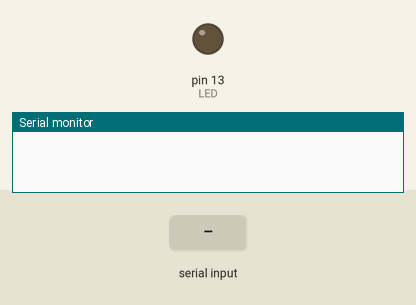
A sketch run on a simulated Arduino Uno, built with avr-gcc and run on an emulated ATmega328P. On the bench: output pins drawn as LEDs (lit = HIGH), the last lines printed to the serial monitor. The test bench sets the inputs (shaded band).

Above: at 1.2 s.
1.3 s: "B" received over the second serial link
At 2.5 s:
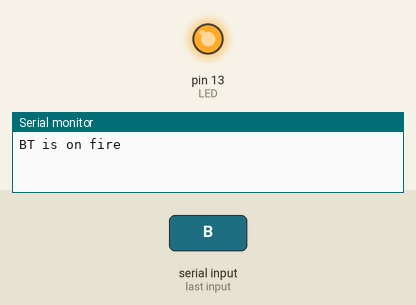
2.8 s: "S" received over the second serial link
At 3.7 s:
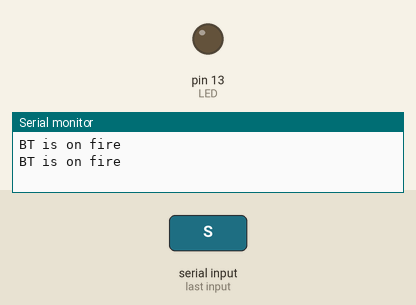
Timing chart, 0 to 5.8 s (numbered marks = the images above; inputs shaded):
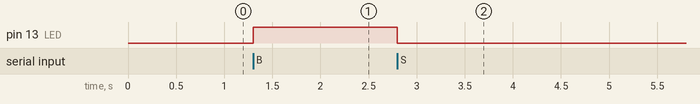

Measured:
- after the input at 1.3 s, pin 13 (LED): LOW → HIGH at once
- after the input at 2.8 s, pin 13 (LED): HIGH → LOW at once

The sketch:

sketch_jun19a.ino
```cpp
#include <SoftwareSerial.h>
SoftwareSerial BT(3,1);
int LED = LED_BUILTIN;

void setup() {
 pinMode(LED, OUTPUT);
 Serial.begin(9600); /* Define baud rate for serial communication */
 BT.begin(9600);
}

void loop() {
  if(BT.available())    // Si llega un dato por el puerto BT se envía al monitor serial
  {
    Serial.println("BT is on fire");
    char data = BT.read();
    switch (data)
    {
      case 'B':
        digitalWrite(LED, HIGH);
        break;
      case 'S':
        digitalWrite(LED, LOW);
        break;
      default:
        break;
    }
  }

  if(Serial.available())  // Si llega un dato por el monitor serial se envía al puerto BT
  {
     BT.write(Serial.read());
  }
}
```
